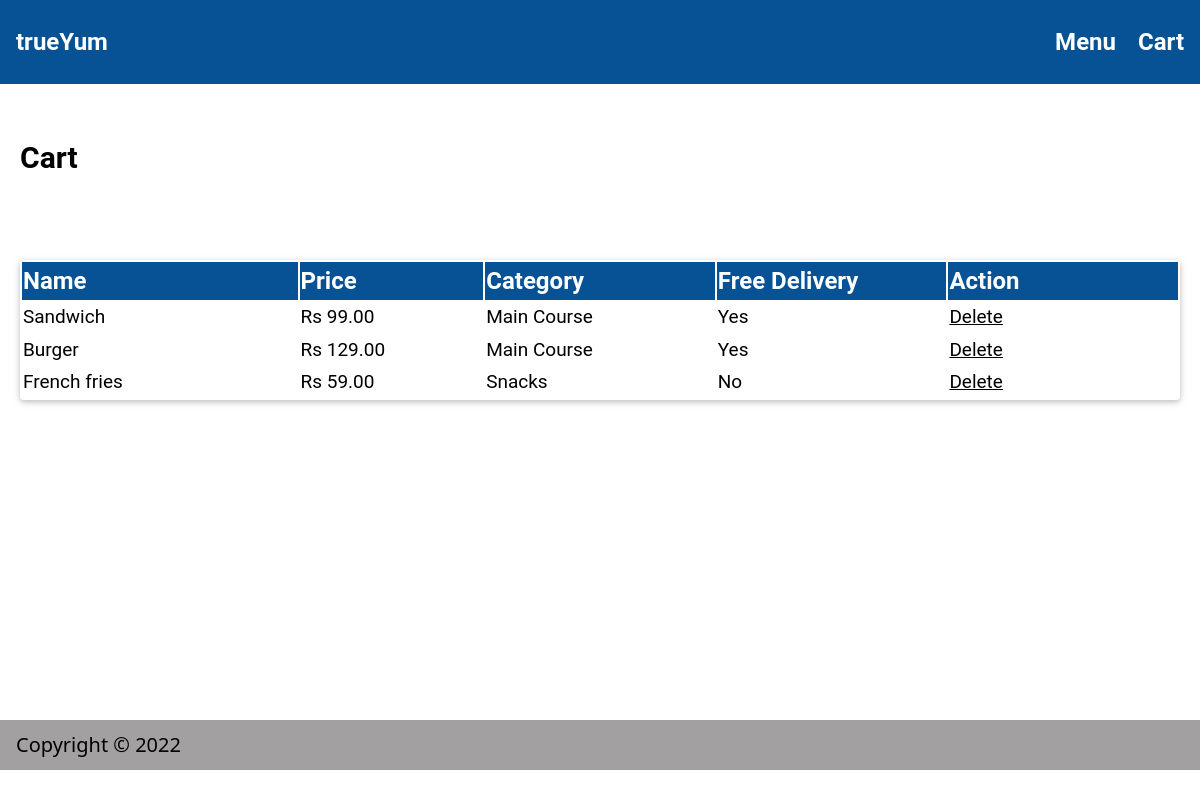
/customer/cart (signed in), run on the app's committed database.
### firstApp/models.py (models this page shows)
class Cart(models.Model):
    user_id = models.ForeignKey(User, on_delete=models.CASCADE)
    name = models.CharField(max_length=250)
    price = models.DecimalField(max_digits=5,decimal_places=2)
    category_type = models.CharField(max_length=250)
    delivery_free = models.BooleanField()
    date_created = models.DateTimeField(auto_now_add=True, blank=True)
    def __repr__(self) -> str:
        return f"{self.id} - {self.user_id} - {self.name} - {self.price} - {self.delivery_free} - {self.category_type} - {self.date_created}"

### firstApp/views.py (the view)
# urls.py: path('customer/cart',views.cart_list_customer),
@login_required(login_url='signin')
def cart_list_customer (request):
    carts = Cart.objects.filter(user_id=request.user)
    print(carts)
    return render(request,'cart.html',{'carts':carts})

### templates/cart.html (shortened to what this page needs)
{% load static %}
<!DOCTYPE html>
<html>
<head>
    <link  href="{% static 'style.css' %}" rel="stylesheet" >
</head>
<body id="#">
    <header class="container blue">
        <p class="left xlarge"><a style="text-decoration: none;" href="/"><b>trueYum</b></a></p>
        <a style="text-decoration:none" href="/customer/menu"><p class="right xlarge"><b>Menu</b></i></a>
        <a style="text-decoration:none" href="/customer/cart"><i class="margin-left xlarge" style="font-style: normal"><b>Cart</b></i></a>
    </header>
    <h2 style="margin-left: 20px;margin-top: 50px;"><b>Cart</b></h2>
    <div class="card round" style="margin-left:20px;margin-right:20px">
        {% if carts %}
        <table style="width:100%;margin-top: 80px;">
            <thead class="blue">
                <tr class="xlarge">
                    <td style="width:18%"><b>Name</b></td>
                    <td style="width:12%"><b>Price</b></td>
                    <td style="width:15%"><b>Category</b></td>
                    <td style="width:15%"><b>Free Delivery</b></td>
                    <td style="width:15%"><b>Action</b></td>
                </tr>
            </thead>
            <tbody>
                {% for item in carts %}
                <tr class="large">
                    <td style="width:18%">{{ item.name }}</td>
                    <td style="width:12%">Rs {{ item.price }}</td>
                    <td style="width:15%">{{ item.category_type }}</td>
                    <td style="width:15%">{{ item.delivery_free|yesno:"Yes,No" }}</td>
                    <td style="width:15%">
                        <a href="/customer/cart/delete/{{ item.id }}"></i>Delete</a>
                    </td>
                </tr>
                {% endfor %}
            </tbody>
        </table>
        {% else %}
            <h4>No Items in Cart. Use "Add to Cart" option in <a href="/customer/menu">Menu Item List.</a></h4>
        {% endif %}
    </div>
    <footer class="container grey" style="margin-top:320px;">
        <h4>Copyright © 2022</h4>
    </footer>
</body>
</html>

### static/style.css (style rules this page uses)
*,*::before,*::after { box-sizing:content-box; font-family:"Roboto", sans-serif; font-weight:normal; }
tbody>tr { border-style:groove; border-color: #e8f5ff; }
.left { float:left!important }
.right { float:right!important }
.blue,.hover-brown:hover { color:#fff!important;background-color:#075294!important }
.grey,.hover-grey:hover { background-color:rgb(162, 160, 160)!important }
.container:after,.container:before,.panel:after,.panel:before,.row:after,.row:before,.row-padding:after,.row-padding:before, .cell-row:before,.cell-row:after,.clear:after,.clear:before,.bar:before,.bar:after { content:"";display:table;clear:both }
.container,.panel { padding:0.01em 16px }
.xlarge { font-size:24px!important }
.large { font-size:19px!important }
.card,.card-2 { box-shadow:0 2px 5px 0 rgba(0,0,0,0.16),0 2px 10px 0 rgba(0,0,0,0.12) }
.margin-left { margin-left:16px!important }
.round,.round-medium { border-radius:4px }
html { box-sizing:border-box }
*,*:before,*:after { box-sizing:inherit }
html { -ms-text-size-adjust:100%;-webkit-text-size-adjust:100% }
body { margin:0 }
article,aside,details,figcaption,figure,footer,header,main,menu,nav,section { display:block }
a { background-color:transparent }
b,strong { font-weight:bolder }
html,body { font-family:Verdana,sans-serif;font-size:15px;line-height:1.5 }
html { overflow-x:hidden }
h2 { font-size:30px }
h4 { font-size:20px }
h1,h2,h3,h4,h5,h6 { font-family:"Segoe UI",Arial,sans-serif;font-weight:400;margin:10px 0 }
a { color:inherit }

### data on the page
Cart: name "Sandwich", price "99.00", category_type "Main Course", delivery_free "Yes"
Cart: name "Burger", price "129.00", category_type "Main Course", delivery_free "Yes"
Cart: name "French fries", price "59.00", category_type "Snacks", delivery_free "No"
